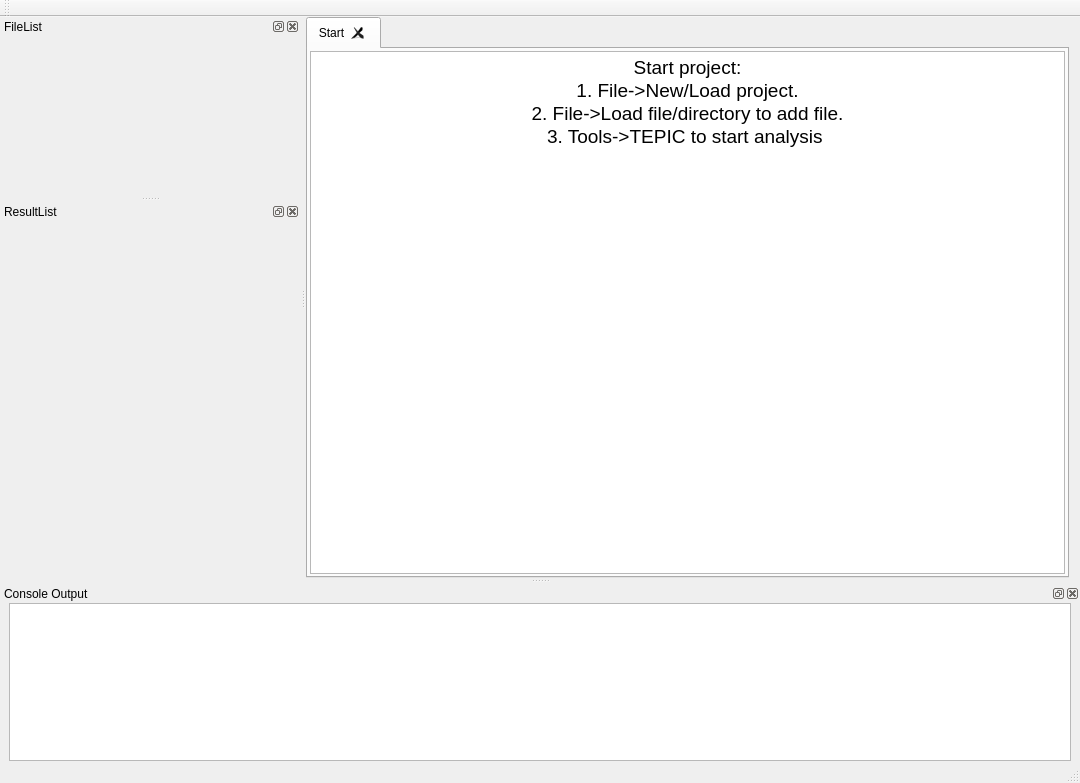
<?xml version="1.0" encoding="UTF-8"?>
<ui version="4.0">
 <class>MainWindow</class>
 <widget class="QMainWindow" name="MainWindow">
  <property name="geometry">
   <rect>
    <x>0</x>
    <y>0</y>
    <width>1080</width>
    <height>783</height>
   </rect>
  </property>
  <property name="windowTitle">
   <string>MainWindow</string>
  </property>
  <widget class="QWidget" name="centralWidget">
   <layout class="QVBoxLayout" name="verticalLayout">
    <property name="leftMargin">
     <number>0</number>
    </property>
    <property name="topMargin">
     <number>0</number>
    </property>
    <property name="bottomMargin">
     <number>0</number>
    </property>
    <item>
     <widget class="QTabWidget" name="mTabWidget">
      <property name="minimumSize">
       <size>
        <width>561</width>
        <height>561</height>
       </size>
      </property>
      <property name="currentIndex">
       <number>0</number>
      </property>
      <property name="tabsClosable">
       <bool>true</bool>
      </property>
      <widget class="QWidget" name="tab">
       <property name="layoutDirection">
        <enum>Qt::LeftToRight</enum>
       </property>
       <attribute name="title">
        <string>Start</string>
       </attribute>
       <layout class="QVBoxLayout" name="verticalLayout_2">
        <property name="leftMargin">
         <number>2</number>
        </property>
        <property name="topMargin">
         <number>2</number>
        </property>
        <property name="rightMargin">
         <number>2</number>
        </property>
        <property name="bottomMargin">
         <number>2</number>
        </property>
        <item>
         <widget class="QTextEdit" name="textEdit">
          <property name="sizePolicy">
           <sizepolicy hsizetype="Preferred" vsizetype="Preferred">
            <horstretch>0</horstretch>
            <verstretch>0</verstretch>
           </sizepolicy>
          </property>
          <property name="readOnly">
           <bool>true</bool>
          </property>
          <property name="html">
           <string>&lt;!DOCTYPE HTML PUBLIC &quot;-//W3C//DTD HTML 4.0//EN&quot; &quot;http://www.w3.org/TR/REC-html40/strict.dtd&quot;&gt;
&lt;html&gt;&lt;head&gt;&lt;meta name=&quot;qrichtext&quot; content=&quot;1&quot; /&gt;&lt;style type=&quot;text/css&quot;&gt;
p, li { white-space: pre-wrap; }
&lt;/style&gt;&lt;/head&gt;&lt;body style=&quot; font-family:'DejaVu Sans'; font-size:14pt; font-weight:400; font-style:normal;&quot;&gt;
&lt;p align=&quot;center&quot; style=&quot; margin-top:0px; margin-bottom:0px; margin-left:0px; margin-right:0px; -qt-block-indent:0; text-indent:0px;&quot;&gt;Start project:&lt;/p&gt;
&lt;p align=&quot;center&quot; style=&quot; margin-top:0px; margin-bottom:0px; margin-left:0px; margin-right:0px; -qt-block-indent:0; text-indent:0px;&quot;&gt;1. File-&amp;gt;New/Load project.&lt;/p&gt;
&lt;p align=&quot;center&quot; style=&quot; margin-top:0px; margin-bottom:0px; margin-left:0px; margin-right:0px; -qt-block-indent:0; text-indent:0px;&quot;&gt;2. File-&amp;gt;Load file/directory to add file.&lt;/p&gt;
&lt;p align=&quot;center&quot; style=&quot; margin-top:0px; margin-bottom:0px; margin-left:0px; margin-right:0px; -qt-block-indent:0; text-indent:0px;&quot;&gt;3. Tools-&amp;gt;TEPIC to start analysis &lt;/p&gt;&lt;/body&gt;&lt;/html&gt;</string>
          </property>
         </widget>
        </item>
       </layout>
      </widget>
     </widget>
    </item>
   </layout>
  </widget>
  <widget class="QMenuBar" name="mMenuBar">
   <property name="geometry">
    <rect>
     <x>0</x>
     <y>0</y>
     <width>1080</width>
     <height>27</height>
    </rect>
   </property>
  </widget>
  <widget class="QToolBar" name="mMainToolBar">
   <attribute name="toolBarArea">
    <enum>TopToolBarArea</enum>
   </attribute>
   <attribute name="toolBarBreak">
    <bool>false</bool>
   </attribute>
  </widget>
  <widget class="QStatusBar" name="statusBar"/>
  <widget class="QDockWidget" name="mDockLeft">
   <property name="allowedAreas">
    <set>Qt::LeftDockWidgetArea</set>
   </property>
   <property name="windowTitle">
    <string>FileList</string>
   </property>
   <attribute name="dockWidgetArea">
    <number>1</number>
   </attribute>
   <widget class="QWidget" name="dockWidgetContents">
    <layout class="QHBoxLayout" name="horizontalLayout">
     <property name="spacing">
      <number>6</number>
     </property>
     <property name="leftMargin">
      <number>0</number>
     </property>
     <property name="topMargin">
      <number>0</number>
     </property>
     <property name="rightMargin">
      <number>0</number>
     </property>
     <property name="bottomMargin">
      <number>0</number>
     </property>
     <item>
      <widget class="FileListWidget" name="mFileList" native="true">
       <property name="mouseTracking">
        <bool>false</bool>
       </property>
      </widget>
     </item>
    </layout>
   </widget>
  </widget>
  <widget class="QDockWidget" name="mDockResult">
   <property name="minimumSize">
    <size>
     <width>300</width>
     <height>40</height>
    </size>
   </property>
   <property name="allowedAreas">
    <set>Qt::BottomDockWidgetArea|Qt::LeftDockWidgetArea</set>
   </property>
   <property name="windowTitle">
    <string>ResultList</string>
   </property>
   <attribute name="dockWidgetArea">
    <number>1</number>
   </attribute>
   <widget class="QWidget" name="dockWidgetContents">
    <layout class="QHBoxLayout" name="horizontalLayout">
     <property name="spacing">
      <number>6</number>
     </property>
     <property name="leftMargin">
      <number>0</number>
     </property>
     <property name="topMargin">
      <number>0</number>
     </property>
     <property name="rightMargin">
      <number>0</number>
     </property>
     <property name="bottomMargin">
      <number>0</number>
     </property>
     <item>
      <widget class="FileListWidget" name="mResultFileList" native="true"/>
     </item>
    </layout>
   </widget>
  </widget>
  <widget class="QDockWidget" name="mBottomDock">
   <property name="sizePolicy">
    <sizepolicy hsizetype="Preferred" vsizetype="Preferred">
     <horstretch>0</horstretch>
     <verstretch>0</verstretch>
    </sizepolicy>
   </property>
   <property name="minimumSize">
    <size>
     <width>500</width>
     <height>150</height>
    </size>
   </property>
   <property name="maximumSize">
    <size>
     <width>524287</width>
     <height>524287</height>
    </size>
   </property>
   <property name="layoutDirection">
    <enum>Qt::LeftToRight</enum>
   </property>
   <property name="allowedAreas">
    <set>Qt::BottomDockWidgetArea|Qt::RightDockWidgetArea</set>
   </property>
   <property name="windowTitle">
    <string>Console Output</string>
   </property>
   <attribute name="dockWidgetArea">
    <number>8</number>
   </attribute>
   <widget class="QWidget" name="dockWidgetContents_2">
    <layout class="QHBoxLayout" name="horizontalLayout">
     <property name="spacing">
      <number>0</number>
     </property>
     <property name="leftMargin">
      <number>9</number>
     </property>
     <property name="topMargin">
      <number>0</number>
     </property>
     <property name="rightMargin">
      <number>9</number>
     </property>
     <property name="bottomMargin">
      <number>0</number>
     </property>
     <item>
      <widget class="QTextEdit" name="mLogText">
       <property name="sizePolicy">
        <sizepolicy hsizetype="Expanding" vsizetype="Expanding">
         <horstretch>0</horstretch>
         <verstretch>0</verstretch>
        </sizepolicy>
       </property>
       <property name="mouseTracking">
        <bool>false</bool>
       </property>
       <property name="autoFillBackground">
        <bool>true</bool>
       </property>
      </widget>
     </item>
    </layout>
   </widget>
  </widget>
 </widget>
 <layoutdefault spacing="6" margin="11"/>
 <customwidgets>
  <customwidget>
   <class>FileListWidget</class>
   <extends>QWidget</extends>
   <header>FileListWidget.hpp</header>
   <container>1</container>
  </customwidget>
 </customwidgets>
 <resources/>
 <connections/>
</ui>
